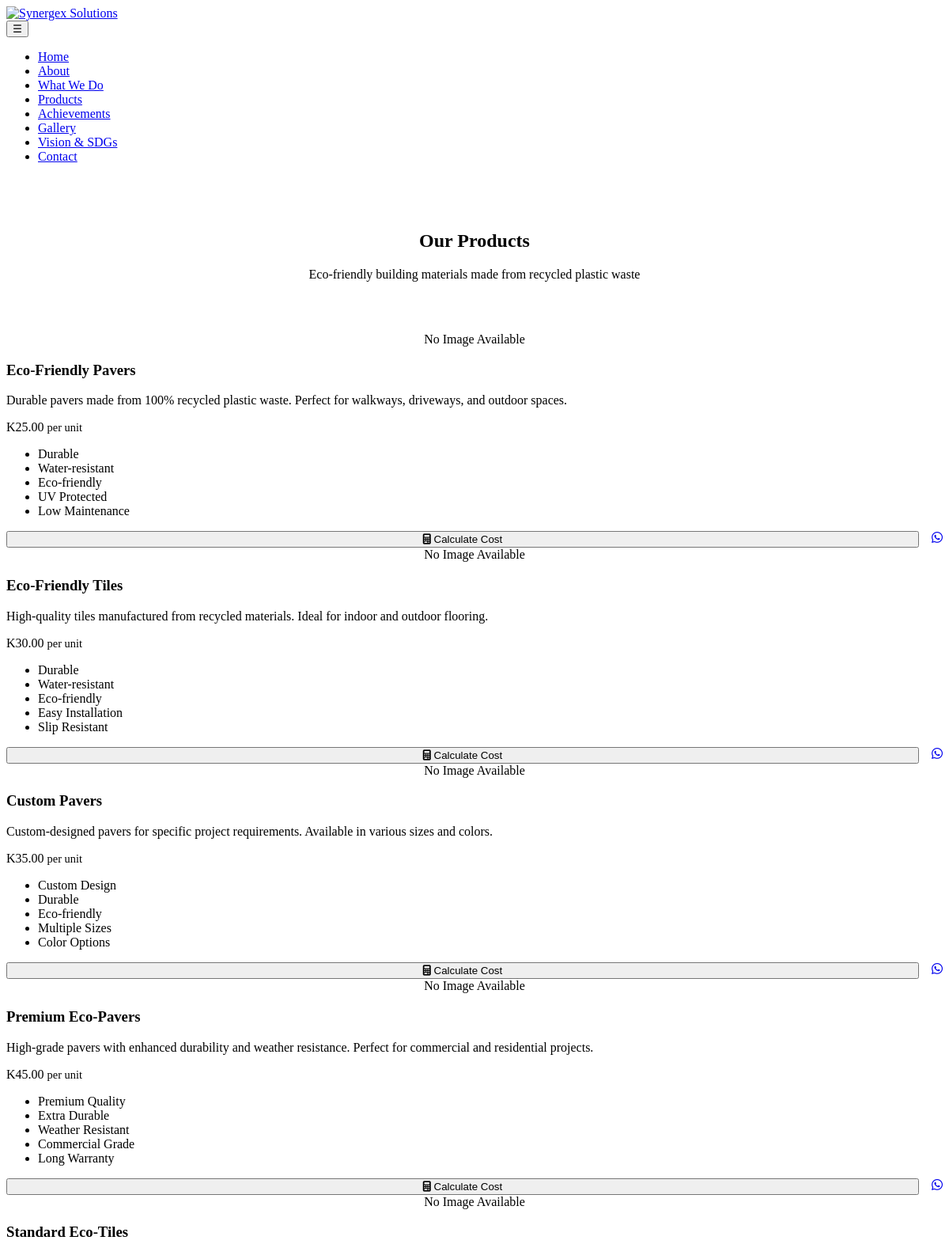
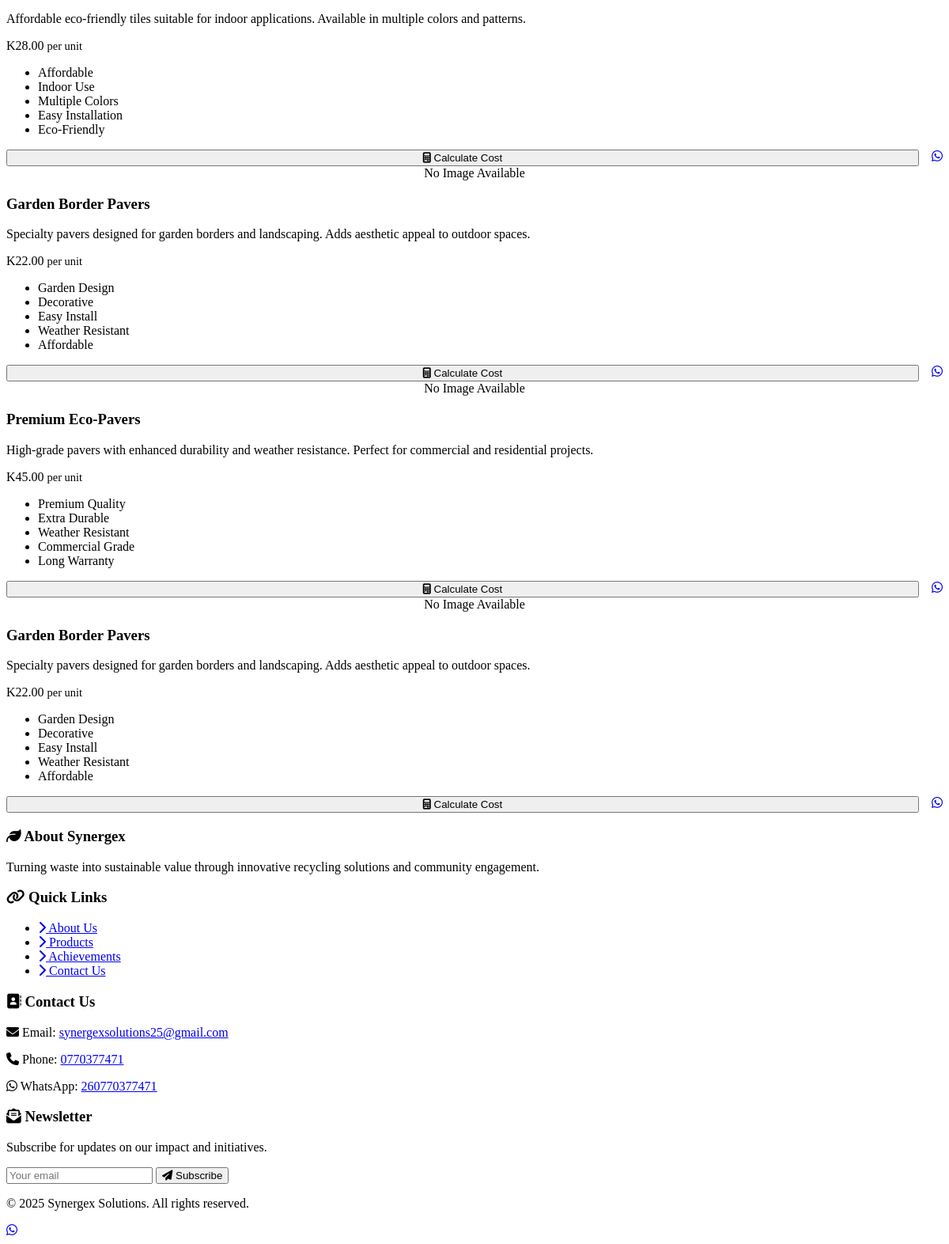
/products.php, run on the app's committed database (2 pictures, top to bottom).
### tables this page shows
CREATE TABLE `products` (
  `id` int(11) NOT NULL,
  `name` varchar(255) NOT NULL,
  `description` text DEFAULT NULL,
  `price` decimal(10,2) NOT NULL,
  `price_per_sqm` decimal(10,2) DEFAULT 140.00 COMMENT 'Price per square meter for calculator',
  `unit` varchar(50) DEFAULT 'per unit',
  `features` text DEFAULT NULL COMMENT 'Pipe-separated list: Feature1|Feature2|Feature3',
  `image` varchar(255) DEFAULT NULL,
  `is_active` tinyint(1) DEFAULT 1,
  `created_at` timestamp NOT NULL DEFAULT current_timestamp(),
  `updated_at` timestamp NOT NULL DEFAULT current_timestamp() ON UPDATE current_timestamp()
);

CREATE TABLE `site_settings` (
  `id` int(11) NOT NULL,
  `setting_key` varchar(100) NOT NULL,
  `setting_value` text DEFAULT NULL,
  `updated_at` timestamp NOT NULL DEFAULT current_timestamp() ON UPDATE current_timestamp()
);

### includes/db.php (called while the page is built, shortened)
<?php
class Database {
    private static $instance = null;
    private $conn;
    private function __construct() {
        try {
            $this->conn = new PDO(
                "mysql:host=" . DB_HOST . ";dbname=" . DB_NAME . ";charset=utf8mb4",
                DB_USER,
                DB_PASS,
                [
                    PDO::ATTR_ERRMODE => PDO::ERRMODE_EXCEPTION,
                    PDO::ATTR_DEFAULT_FETCH_MODE => PDO::FETCH_ASSOC,
                    PDO::ATTR_EMULATE_PREPARES => false
                ]
            );
        } catch(PDOException $e) {
            if (APP_DEBUG) {
                die("Connection failed: " . $e->getMessage());
            } else {
                error_log("Database connection failed: " . $e->getMessage());
                die("Database connection error. Please contact the administrator.");
            }
        }
    }
    public static function getInstance() {
        if (self::$instance === null) {
            self::$instance = new self();
        }
        return self::$instance;
    }
    public function query($sql, $params = []) {
        try {
            $stmt = $this->conn->prepare($sql);
            $result = $stmt->execute($params);
            return $stmt;
        } catch(PDOException $e) {
            if (APP_DEBUG) {
                error_log("Database Error: " . $e->getMessage());
                error_log("Failed SQL: " . $sql);
                error_log("Failed params: " . print_r($params, true));
            }
            return false;
        }
    }
    public function fetchAll($sql, $params = []) {
        $stmt = $this->query($sql, $params);
        return $stmt ? $stmt->fetchAll() : [];
    }
    public function fetchOne($sql, $params = []) {
        $stmt = $this->query($sql, $params);
        return $stmt ? $stmt->fetch() : null;
    }
}
?>

### includes/functions.php (called while the page is built, shortened)
<?php
require_once __DIR__ . '/db.php';
function getSetting($key, $default = '') {
    $db = Database::getInstance();
    $result = $db->fetchOne("SELECT setting_value FROM site_settings WHERE setting_key = ?", [$key]);
    return $result ? $result['setting_value'] : $default;
}
function getProducts($activeOnly = true) {
    $db = Database::getInstance();
    $sql = "SELECT * FROM products";
    if ($activeOnly) {
        $sql .= " WHERE is_active = 1";
    }
    $sql .= " ORDER BY id ASC";
    return $db->fetchAll($sql);
}
?>

### products.php (the view, shortened to what this page needs)
<?php
require_once 'includes/header.php';
$products = getProducts(true);
?>
<section class="page-header" style="background: var(--primary-blue); color: var(--white); padding: 3rem 2rem; text-align: center;">
    <div class="container">
        <h1>Our Products</h1>
        <p>Eco-friendly building materials made from recycled plastic waste</p>
    </div>
</section>
<section class="container">
    <div class="products-grid">
        <?php foreach ($products as $product): ?>
        <div class="product-card fade-in">
            <?php if ($product['image']): ?>
            <img src="<?php echo UPLOAD_URL . $product['image']; ?>" alt="<?php echo htmlspecialchars($product['name']); ?>" class="product-image">
            <?php else: ?>
            <div class="product-image" style="background: var(--light-grey); display: flex; align-items: center; justify-content: center;">
                <span style="color: var(--text-dark);">No Image Available</span>
            </div>
            <?php endif; ?>
            <div class="product-content">
                <h3><a href="product-details.php?id=<?php echo $product['id']; ?>" style="color: inherit; text-decoration: none;"><?php echo htmlspecialchars($product['name']); ?></a></h3>
                <p><?php echo htmlspecialchars($product['description']); ?></p>
                <div class="product-price">K<?php echo number_format($product['price'], 2); ?> <span style="font-size: 0.9rem; color: var(--text-dark);"><?php echo htmlspecialchars($product['unit']); ?></span></div>
                <?php if ($product['features']): ?>
                <ul class="product-features">
                    <?php foreach (explode('|', $product['features']) as $feature): ?>
                    <li><?php echo htmlspecialchars($feature); ?></li>
                    <?php endforeach; ?>
                </ul>
                <?php endif; ?>
                <div style="display: flex; gap: 1rem; margin-top: 1rem;">
                    <button class="btn btn-primary calculate-btn" data-product-id="<?php echo $product['id']; ?>" data-product-name="<?php echo htmlspecialchars($product['name']); ?>" data-product-price="<?php echo $product['price']; ?>" data-price-per-sqm="<?php echo $product['price_per_sqm'] ?? 140; ?>"><i class="fas fa-calculator"></i> Calculate Cost</button>
                    <a href="https://wa.me/<?php echo getSetting('whatsapp', '260770377471'); ?>?text=I'm interested in <?php echo urlencode($product['name']); ?>" class="btn btn-secondary" target="_blank" title="Contact via WhatsApp"><i class="fab fa-whatsapp"></i></a>
                </div>
            </div>
        </div>
        <?php endforeach; ?>
    </div>
</section>
<?php require_once 'includes/footer.php'; ?>

### includes/header.php (shortened to what this page needs)
<?php
require_once __DIR__ . '/functions.php';
$siteName = getSetting('site_name', 'Synergex Solutions');
$currentPage = basename($_SERVER['PHP_SELF'], '.php');
?>
<!DOCTYPE html>
<html lang="en">
<head>
    <link rel="stylesheet" href="https://cdnjs.cloudflare.com/ajax/libs/font-awesome/6.5.1/css/all.min.css">
    <link rel="stylesheet" href="<?php echo SITE_URL; ?>/assets/css/style.css">
</head>
<body>
    <header class="header">
        <nav class="nav-container">
            <div class="logo">
                <a href="<?php echo SITE_URL; ?>/index.php">
                    <img src="<?php echo SITE_URL; ?>/assets/images/logo.png" alt="<?php echo $siteName; ?>">
                </a>
            </div>
            <button class="mobile-toggle" id="mobileToggle">
                <span>☰</span>
            </button>
            <ul class="nav-menu" id="navMenu">
                <li><a href="<?php echo SITE_URL; ?>/index.php" class="<?php echo $currentPage == 'index' ? 'active' : ''; ?>">Home</a></li>
                <li><a href="<?php echo SITE_URL; ?>/about.php" class="<?php echo $currentPage == 'about' ? 'active' : ''; ?>">About</a></li>
                <li><a href="<?php echo SITE_URL; ?>/what-we-do.php" class="<?php echo $currentPage == 'what-we-do' ? 'active' : ''; ?>">What We Do</a></li>
                <li><a href="<?php echo SITE_URL; ?>/products.php" class="<?php echo $currentPage == 'products' ? 'active' : ''; ?>">Products</a></li>
                <li><a href="<?php echo SITE_URL; ?>/achievements.php" class="<?php echo $currentPage == 'achievements' ? 'active' : ''; ?>">Achievements</a></li>
                <li><a href="<?php echo SITE_URL; ?>/gallery.php" class="<?php echo $currentPage == 'gallery' ? 'active' : ''; ?>">Gallery</a></li>
                <li><a href="<?php echo SITE_URL; ?>/vision-sdgs.php" class="<?php echo $currentPage == 'vision-sdgs' ? 'active' : ''; ?>">Vision & SDGs</a></li>
                <li><a href="<?php echo SITE_URL; ?>/contact.php" class="<?php echo $currentPage == 'contact' ? 'active' : ''; ?>">Contact</a></li>
            </ul>
        </nav>
    </header>

### includes/footer.php (shortened to what this page needs)
<?php
$email = getSetting('email', 'synergexsolutions25@gmail.com');
$phone = getSetting('phone', '0770377471');
$whatsapp = getSetting('whatsapp', '260770377471');
?>
    <footer class="footer">
        <div class="footer-content">
            <div class="footer-section">
                <h3><i class="fas fa-leaf"></i> About Synergex</h3>
                <p>Turning waste into sustainable value through innovative recycling solutions and community engagement.</p>
            </div>
            <div class="footer-section">
                <h3><i class="fas fa-link"></i> Quick Links</h3>
                <ul class="footer-links">
                    <li><a href="<?php echo SITE_URL; ?>/about.php"><i class="fas fa-chevron-right"></i> About Us</a></li>
                    <li><a href="<?php echo SITE_URL; ?>/products.php"><i class="fas fa-chevron-right"></i> Products</a></li>
                    <li><a href="<?php echo SITE_URL; ?>/achievements.php"><i class="fas fa-chevron-right"></i> Achievements</a></li>
                    <li><a href="<?php echo SITE_URL; ?>/contact.php"><i class="fas fa-chevron-right"></i> Contact Us</a></li>
                </ul>
            </div>
            <div class="footer-section">
                <h3><i class="fas fa-address-book"></i> Contact Us</h3>
                <p><i class="fas fa-envelope"></i> Email: <a href="mailto:<?php echo $email; ?>"><?php echo $email; ?></a></p>
                <p><i class="fas fa-phone"></i> Phone: <a href="tel:<?php echo $phone; ?>"><?php echo $phone; ?></a></p>
                <p><i class="fab fa-whatsapp"></i> WhatsApp: <a href="https://wa.me/<?php echo $whatsapp; ?>"><?php echo $whatsapp; ?></a></p>
            </div>
            <div class="footer-section">
                <h3><i class="fas fa-envelope-open-text"></i> Newsletter</h3>
                <p>Subscribe for updates on our impact and initiatives.</p>
                <form id="newsletterForm" class="newsletter-form">
                    <input type="email" name="email" placeholder="Your email" required>
                    <button type="submit" class="btn btn-primary"><i class="fas fa-paper-plane"></i> Subscribe</button>
                </form>
            </div>
        </div>
        <div class="footer-bottom">
            <p>&copy; <?php echo date('Y'); ?> <?php echo $siteName; ?>. All rights reserved.</p>
        </div>
    </footer>
    <a href="https://wa.me/<?php echo $whatsapp; ?>?text=<?php echo urlencode(WHATSAPP_MESSAGE); ?>"
       class="whatsapp-float" target="_blank" title="Chat on WhatsApp">
        <i class="fab fa-whatsapp"></i>
    </a>
</body>
</html>

### products.php (style rules this page uses)
.calculate-btn { width: 100%; }

### data on the page
products: shows "No Image Available", name "Eco-Friendly Pavers", description "Durable pavers made from 100% recycled plastic waste. Perfect for walkways, driveways, and outdoor spaces.", price "25.00", unit "per unit", features "Durable", features "Water-resistant", features "Eco-friendly", features "UV Protected", features "Low Maintenance"
products: shows "No Image Available", name "Eco-Friendly Tiles", description "High-quality tiles manufactured from recycled materials. Ideal for indoor and outdoor flooring.", price "30.00", unit "per unit", features "Durable", features "Water-resistant", features "Eco-friendly", features "Easy Installation", features "Slip Resistant"
products: shows "No Image Available", name "Custom Pavers", description "Custom-designed pavers for specific project requirements. Available in various sizes and colors.", price "35.00", unit "per unit", features "Custom Design", features "Durable", features "Eco-friendly", features "Multiple Sizes", features "Color Options"
products: shows "No Image Available", name "Premium Eco-Pavers", description "High-grade pavers with enhanced durability and weather resistance. Perfect for commercial and residential projects.", price "45.00", unit "per unit", features "Premium Quality", features "Extra Durable", features "Weather Resistant", features "Commercial Grade", features "Long Warranty"
products: shows "No Image Available", name "Standard Eco-Tiles", description "Affordable eco-friendly tiles suitable for indoor applications. Available in multiple colors and patterns.", price "28.00", unit "per unit", features "Affordable", features "Indoor Use", features "Multiple Colors", features "Easy Installation", features "Eco-Friendly"
products: shows "No Image Available", name "Garden Border Pavers", description "Specialty pavers designed for garden borders and landscaping. Adds aesthetic appeal to outdoor spaces.", price "22.00", unit "per unit", features "Garden Design", features "Decorative", features "Easy Install", features "Weather Resistant", features "Affordable"
products: shows "No Image Available", name "Premium Eco-Pavers", description "High-grade pavers with enhanced durability and weather resistance. Perfect for commercial and residential projects.", price "45.00", unit "per unit", features "Premium Quality", features "Extra Durable", features "Weather Resistant", features "Commercial Grade", features "Long Warranty"
products: shows "No Image Available", name "Garden Border Pavers", description "Specialty pavers designed for garden borders and landscaping. Adds aesthetic appeal to outdoor spaces.", price "22.00", unit "per unit", features "Garden Design", features "Decorative", features "Easy Install", features "Weather Resistant", features "Affordable"
site_settings: setting_value "synergexsolutions25@gmail.com"
site_settings: setting_value "0770377471"
site_settings: setting_value "260770377471"
site_settings: setting_value "Synergex Solutions"
